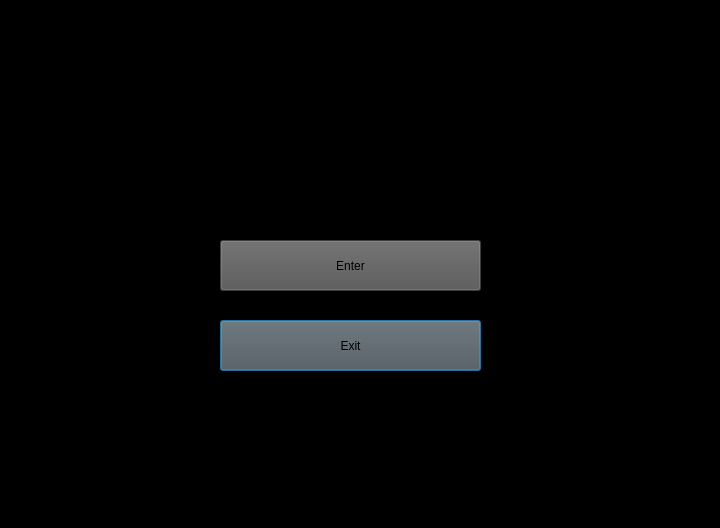
<?xml version="1.0" encoding="UTF-8"?>
<ui version="4.0">
 <class>Wordle</class>
 <widget class="QDialog" name="Wordle">
  <property name="geometry">
   <rect>
    <x>0</x>
    <y>0</y>
    <width>720</width>
    <height>528</height>
   </rect>
  </property>
  <property name="windowTitle">
   <string>Dialog</string>
  </property>
  <property name="styleSheet">
   <string notr="true">background-color: rgb(0, 0, 0);</string>
  </property>
  <widget class="QPushButton" name="Quit">
   <property name="geometry">
    <rect>
     <x>220</x>
     <y>320</y>
     <width>261</width>
     <height>51</height>
    </rect>
   </property>
   <property name="styleSheet">
    <string notr="true">background-color: rgb(85, 85, 85);
font: 18pt &quot;Segoe UI&quot;;</string>
   </property>
   <property name="text">
    <string>Exit</string>
   </property>
  </widget>
  <widget class="QPushButton" name="Enter">
   <property name="geometry">
    <rect>
     <x>220</x>
     <y>240</y>
     <width>261</width>
     <height>51</height>
    </rect>
   </property>
   <property name="styleSheet">
    <string notr="true">background-color: rgb(85, 85, 85);
font: 18pt &quot;Segoe UI&quot;;</string>
   </property>
   <property name="text">
    <string>Enter</string>
   </property>
  </widget>
 </widget>
 <resources/>
 <connections/>
</ui>
